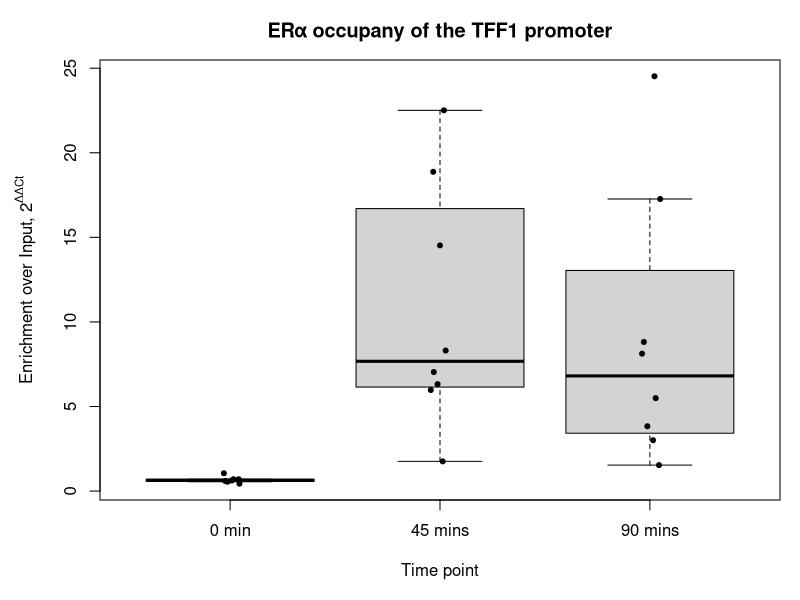

Write the R code that produced this figure.
setwd("~/Dropbox (Cambridge University)/Work/CRUK/Results/ANH001-EXP037-03 - qPCR")


#Set varibles to make time points easier to spot
time0<-1
time45<-2
time90<-3

#Input raw data
qpcr<-list()
qpcr[[time0]] <- read.table("qpcr-0.txt", header=T,sep="\t",as.is=T)
qpcr[[time45]] <- read.table("qpcr-45.txt", header=T,sep="\t",as.is=T)
qpcr[[time90]] <- read.table("qpcr-90.txt", header=T,sep="\t",as.is=T)

for (time_point in time0:time90)
{
  qpcr[[time_point]][qpcr[[time_point]]=="No Ct"]<-NA
}


#Prepare lists
ct_values<-list()
ct_values_means<-list()
d_ct_values_means<-list()
input_values<-list()
input_mean<-list()
d_input_mean<-list()
dd_ct_values_means<-list()


for (time_point in time0:time90)
{
  
  
  #Create object
  ct_values[[time_point]]<- matrix(NA,0,2)
  
  #Add reps 1:8 to object
  for (rep in 1:8) {
    y_coord <- rep*12-11
    ct_values[[time_point]] <-rbind(
      ct_values[[time_point]],
      cbind(as.numeric(qpcr[[time_point]]$Ct..dR[y_coord:(y_coord+4)]),
            as.numeric(qpcr[[time_point]]$Ct..dR[(y_coord+5):(y_coord+9)]
            ))
    )
  }
  
  
  
  #Average techical reps from same isogenic replicate
  ct_values_means[[time_point]] <- matrix(NA,0,2)
  for(rep in 1:8){
    y_coord <- rep*5-4
    ct_values_means[[time_point]] <- rbind(ct_values_means[[time_point]], colMeans(ct_values[[time_point]][y_coord:(y_coord+4),1:2]))
  }
  
  #Import Input from time_point mins

  
  input_values[[time_point]] <- cbind(
                                      as.numeric(qpcr[[time_point]]$Ct..dR[ 12*(0:4)+11]),
                                      as.numeric(qpcr[[time_point]]$Ct..dR[ 12*(0:4)+12])
                                      )
  
  #Calucate Average of technical reps.
  input_mean[[time_point]] <- colMeans(input_values[[time_point]],na.rm=T)
  
  if(time_point == 2)
  { #Plate layout is reversed wrt control and target primers. See lab book.
    d_ct_values_means[[time_point]]<- ct_values_means[[time_point]][,2]-ct_values_means[[time_point]][,1]
    d_input_mean[[time_point]]<-input_mean[[time_point]][2]-input_mean[[time_point]][1]
  
    dd_ct_values_means[[time_point]]<- d_ct_values_means[[time_point]]-d_input_mean[[time_point]]
  } else {
    d_ct_values_means[[time_point]]<- ct_values_means[[time_point]][,1]-ct_values_means[[time_point]][,2]
    d_input_mean[[time_point]]<-input_mean[[time_point]][1]-input_mean[[time_point]][2]
    
    dd_ct_values_means[[time_point]]<- d_ct_values_means[[time_point]]-d_input_mean[[time_point]]
  }
}

df_ct <-data.frame(
          cbind(2^dd_ct_values_means[[time0]],
                2^dd_ct_values_means[[time45]], 
                2^dd_ct_values_means[[time90]]))
colnames(df_ct) <- c("0 min", "45 mins", "90 mins")

set.seed(1)
par(mar=c(5,5,3,1))
boxplot(df_ct,main="ERα occupany of the TFF1 promoter", range=1, ylab= expression(paste("Enrichment over Input, 2"^"ΔΔCt")),xlab="Time point", pch=NA)
stripchart(df_ct, add=T, vertical=T, pch=20,method="jitter", jitter=0.05)          
